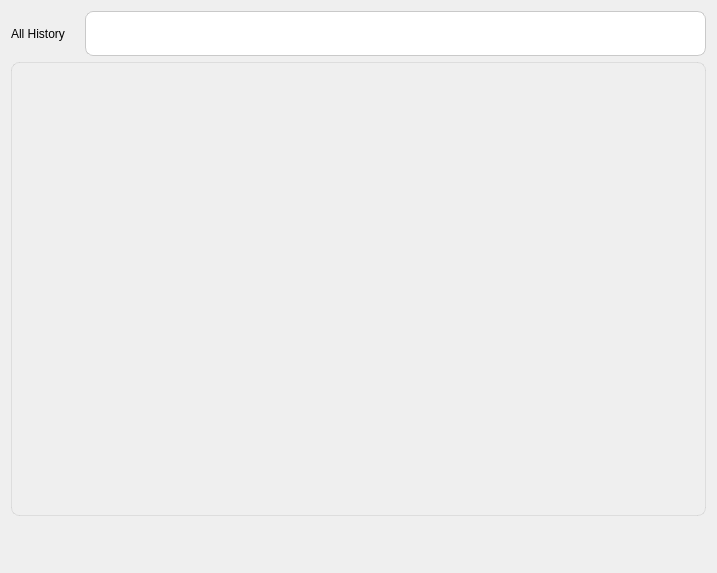
<?xml version="1.0" encoding="UTF-8"?>
<ui version="4.0">
 <class>WHistoryDiaPageClass</class>
 <widget class="QWidget" name="WHistoryDiaPageClass">
  <property name="geometry">
   <rect>
    <x>0</x>
    <y>0</y>
    <width>717</width>
    <height>573</height>
   </rect>
  </property>
  <property name="windowTitle">
   <string>WHistoryDiaPage</string>
  </property>
  <property name="styleSheet">
   <string notr="true">QWidget{
	font: 12px &quot;微软雅黑&quot;;
}
QLineEdit{
	border:none;
	background-color: rgba(255, 255, 255,0);
}

QFrame#frame_1,#frame_2{
	border:1px solid #c9c9c9;
	border-radius:8px;
	background-color: rgb(255, 255, 255);
}

QPushButton#pb_pre{
	border:none;
	background-position: center;
    background-repeat: no-repeat;
	background-image: url(:/QtTest/icon/Setting/pre.png);
}

QPushButton#pb_next{
	border:none;
	background-position: center;
    background-repeat: no-repeat;
	background-image: url(:/QtTest/icon/Setting/next.png);
}

QComboBox#comboBox_page{
	border:1px solid #E0E7ED;
	border-radius:4px;
}
QComboBox#comboBox_page::down-arrow {
	image: url(:/QtTest/icon/Speech/down.png);
}
QComboBox::drop-down {
    subcontrol-origin: padding;
    subcontrol-position: top right;
    width: 20px;
    border-top-right-radius: 3px;
    border-bottom-right-radius: 3px;
}

QComboBox{
	border:none;
	background-color: rgba(255, 255, 255,0);
}

QTableView{
	border: 1px solid rgba(51,51,51,0.10);
	border-radius: 8px;
	background-color:transparent;
	font-family: &quot;Microsoft YaHei UI&quot;;
	font-size: 14px;
	color: #333333;
	text-align: left;
}

QHeaderView{
    background: qlineargradient(spread:pad, x1:0, y1:0, x2:1, y2:1, stop:0 rgba(0,102,255,25), stop:1 rgba(189,0,255,25));
	border:none;
	border-top-left-radius: 8px;
	border-top-right-radius: 8px;

}

QHeaderView::section{
	border-radius: 8px 8px 0 0;
    border: none;
    height:44px;    
    color: #333333;
	font-family: &quot;Microsoft YaHei UI&quot;;
	font-weight: Bold;
	font-size: 14px;
	background-color:transparent;
    text-align: left;
}



</string>
  </property>
  <layout class="QVBoxLayout" name="verticalLayout">
   <item>
    <layout class="QHBoxLayout" name="horizontalLayout_7">
     <property name="spacing">
      <number>20</number>
     </property>
     <item>
      <widget class="QLabel" name="label_2">
       <property name="styleSheet">
        <string notr="true">font: 16px &quot;微软雅黑&quot;;</string>
       </property>
       <property name="text">
        <string>All History</string>
       </property>
      </widget>
     </item>
     <item>
      <widget class="QFrame" name="frame_2">
       <property name="minimumSize">
        <size>
         <width>0</width>
         <height>45</height>
        </size>
       </property>
       <property name="maximumSize">
        <size>
         <width>213124</width>
         <height>45</height>
        </size>
       </property>
       <property name="frameShape">
        <enum>QFrame::StyledPanel</enum>
       </property>
       <property name="frameShadow">
        <enum>QFrame::Raised</enum>
       </property>
       <layout class="QHBoxLayout" name="horizontalLayout_6">
        <property name="spacing">
         <number>8</number>
        </property>
        <property name="topMargin">
         <number>0</number>
        </property>
        <property name="bottomMargin">
         <number>0</number>
        </property>
        <item>
         <widget class="QLineEdit" name="le_search">
          <property name="minimumSize">
           <size>
            <width>0</width>
            <height>40</height>
           </size>
          </property>
         </widget>
        </item>
        <item>
         <widget class="QPushButton" name="pb_search">
          <property name="minimumSize">
           <size>
            <width>24</width>
            <height>24</height>
           </size>
          </property>
          <property name="maximumSize">
           <size>
            <width>24</width>
            <height>24</height>
           </size>
          </property>
          <property name="styleSheet">
           <string notr="true">border:none;
background-position: center;
    background-repeat: no-repeat;
	background-image: url(:/QtTest/icon/Setting/search.png);
</string>
          </property>
          <property name="text">
           <string/>
          </property>
         </widget>
        </item>
       </layout>
      </widget>
     </item>
    </layout>
   </item>
   <item>
    <widget class="QTableView" name="tableView">
     <property name="minimumSize">
      <size>
       <width>0</width>
       <height>410</height>
      </size>
     </property>
     <property name="maximumSize">
      <size>
       <width>16777215</width>
       <height>486</height>
      </size>
     </property>
    </widget>
   </item>
   <item>
    <widget class="WPageCtlWidget" name="widget_page" native="true">
     <property name="minimumSize">
      <size>
       <width>0</width>
       <height>40</height>
      </size>
     </property>
     <property name="maximumSize">
      <size>
       <width>16777215</width>
       <height>40</height>
      </size>
     </property>
     <layout class="QHBoxLayout" name="horizontalLayout_8">
      <property name="spacing">
       <number>0</number>
      </property>
      <property name="leftMargin">
       <number>0</number>
      </property>
      <property name="topMargin">
       <number>0</number>
      </property>
      <property name="rightMargin">
       <number>0</number>
      </property>
      <property name="bottomMargin">
       <number>0</number>
      </property>
     </layout>
    </widget>
   </item>
  </layout>
 </widget>
 <layoutdefault spacing="6" margin="11"/>
 <customwidgets>
  <customwidget>
   <class>WPageCtlWidget</class>
   <extends>QWidget</extends>
   <header>model/WPageCtlWidget.h</header>
   <container>1</container>
  </customwidget>
 </customwidgets>
 <resources>
  <include location="../../../AiSound.qrc"/>
 </resources>
 <connections/>
</ui>
